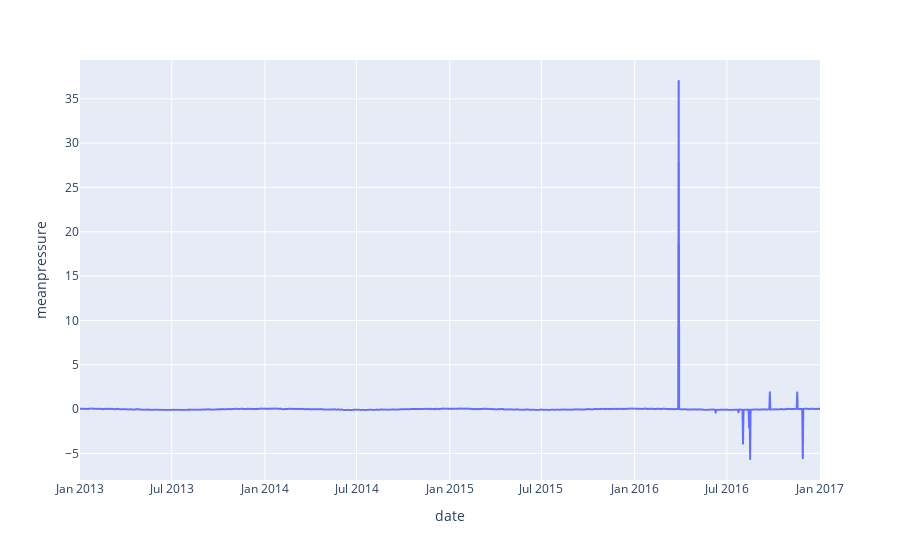

The cell this chart's notebook holds for it:
### Code cell
fig = px.line(df_scaled,x=df.index, y="meanpressure")
fig.show()

### Figure 1 — Plotly figure (JSON) as saved in the notebook; plotly's stock layout.template omitted (floating-point values rounded to 4 significant figures; data arrays with more than 128 entries replaced by an {"elided": "..."} marker saying what was removed)
{"data": [{"hovertemplate": "date=%{x}<br>meanpressure=%{y}<extra></extra>", "legendgroup": "", "line": {"color": "#636efa", "dash": "solid"}, "marker": {"symbol": "circle"}, "mode": "lines", "name": "", "showlegend": false, "type": "scattergl", "x": {"elided": "1462 str values"}, "xaxis": "x", "y": {"elided": "1462 float values"}, "yaxis": "y"}], "layout": {"legend": {"tracegroupgap": 0}, "margin": {"t": 60}, "xaxis": {"anchor": "y", "domain": [0, 1], "title": {"text": "date"}}, "yaxis": {"anchor": "x", "domain": [0, 1], "title": {"text": "meanpressure"}}}}
